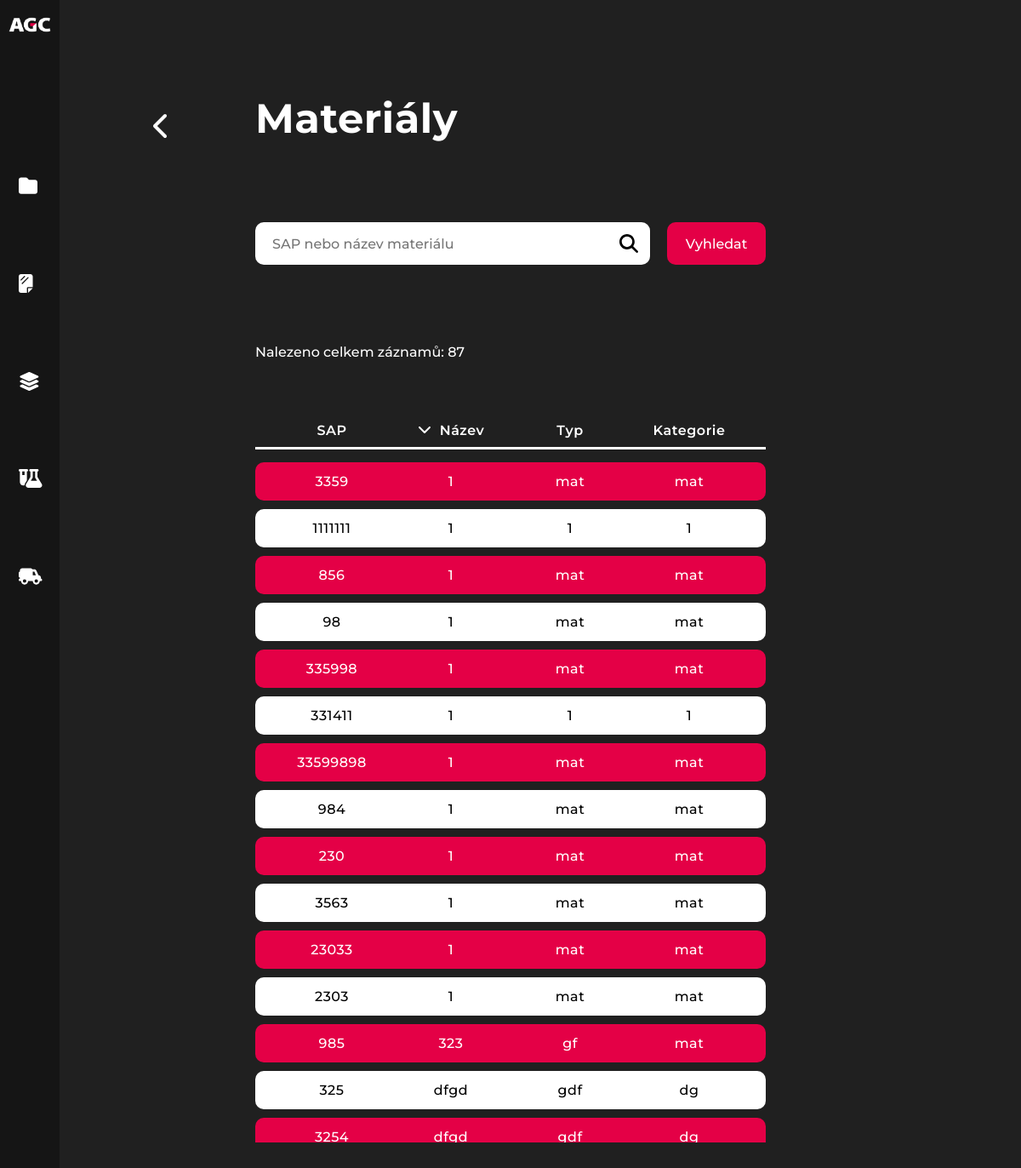
/nav/materials.php?orderby=MaterialName, run on the app's committed database.
### tables this page shows
CREATE TABLE `agc_Material` (
  `SAPNumber` int(11) NOT NULL,
  `MaterialName` varchar(64) DEFAULT NULL,
  `MaterialType` varchar(32) DEFAULT NULL,
  `MaterialCategory` varchar(32) DEFAULT NULL,
  `MaterialNote` mediumtext DEFAULT NULL,
  `SupplierIDFK` int(11) DEFAULT NULL
);

### nav/materials.php (the view, shortened to what this page needs)
<!DOCTYPE html>
<html lang="en">
<head>
    <link rel="stylesheet" href="../css/style.css">
</head>
<body>
    <header id="header">
        <nav>
            <div class="nav-wrapper">
                <div class="nav-logo" id="nav-logo">
                <?php
                        if(isset($_SESSION["login"]) && $_SESSION["login"] == true){
                            ?>
                            <a href="../login.php">
                                <img class="agc-logo" src="../images/agc-logo.png" alt="agc-automotiv-logo">
                                <img class="agc-motto" id="agc-motto" src="../images/agc-motto.png" alt="agc-automotiv-motto">
                            </a>
                            <?php
                        }
                        else{
                            ?>
                             <a href="../index.php">
                                <img class="agc-logo" src="../images/agc-logo.png" alt="agc-automotiv-logo">
                            </a>
                            <?php
                        }
                    ?>
                </div>
                <div class="nav-icons" id="nav-icons">
                    <a href="./projects.php">
                        <div class="nav-link">
                            <div class="nav-icon">
                                <svg xmlns="http://www.w3.org/2000/svg" height="1em" viewBox="0 0 512 512"><style>svg{fill:#ffffff}</style><path d="M64 480H448c35.3 0 64-28.7 64-64V160c0-35.3-28.7-64-64-64H288c-10.1 0-19.6-4.7-25.6-12.8L243.2 57.6C231.1 41.5 212.1 32 192 32H64C28.7 32 0 60.7 0 96V416c0 35.3 28.7 64 64 64z"/></svg>
                            </div>
                        </div>
                    </a>
                    <a href="./sheets.php">
                        <div class="nav-link">
                            <div class="nav-icon">
                            </div>
                        </div>
                    </a>
                    <a href="./materials.php">
                        <div class="nav-link">
                            <div class="nav-icon">
                            </div>
                        </div>
                    </a>
                    <a href="./components.php">
                        <div class="nav-link">
                            <div class="nav-icon">
                            </div>
                        </div>
                    </a>
                    <a href="./suppliers.php">
                        <div class="nav-link">
                            <div class="nav-icon">
                            </div>
                        </div>
                    </a>
                </div>
            </div>
        </nav>
    </header>
    <main>
        <div class="container">
            <a class="arrow-back-link" href="javascript:history.back()">
                <svg class="arrow-back" xmlns="http://www.w3.org/2000/svg" height="1em" viewBox="0 0 320 512"><style>svg{fill:#ffffff}</style><path d="M9.4 233.4c-12.5 12.5-12.5 32.8 0 45.3l192 192c12.5 12.5 32.8 12.5 45.3 0s12.5-32.8 0-45.3L77.3 256 246.6 86.6c12.5-12.5 12.5-32.8 0-45.3s-32.8-12.5-45.3 0l-192 192z"/></svg>
            </a>
            <div class="search-container">
                <div class="heading">
                    <h1>Materiály</h1>
                </div>
                <form action="#" method="get">
                    <div class="search-input">
                        <input type="text" id="search" name="search" placeholder="SAP nebo název materiálu">
                    </div>
                    <div class="search-btn">
                        <input type="submit" value="Vyhledat">
                    </div>
                </form>
                <div class="num-of-records">
                    <?php
                        function Connect(){
                            $servername = "spsrakovnik.tech";
                            $username = "acg";
                            $password = "ACGAutomotive";
                            $database = "acg";
                            $conn = new mysqli($servername, $username, $password, $database);
                            mysqli_set_charset($conn, "utf8");
                            return $conn;
                        }
                        $conn = Connect();
                        $recordsCount = 0;
                        $sql2 = "SELECT SAPNumber, MaterialName, MaterialType, MaterialCategory FROM `agc_Material` ORDER BY SAPNumber";
                        $result2 = mysqli_query($conn, $sql2);
                        if ($result2->num_rows > 0) {
                            while($row2 = mysqli_fetch_assoc($result2)) {
                                $recordsCount++;
                            }
                        }
                        else {
                        }
                    ?>
                    <p>Nalezeno celkem záznamů: <?php echo $recordsCount; ?></p>
                </div>
            </div>
            <div class="result-wrapper">
                <div class="parameters">
                    <?php
                        $orderby = "SAPNumber";
                        if (isset($_GET["orderby"])){
                            if (!empty($_GET["orderby"])){
                                if ($_GET["orderby"] == "MaterialName") $orderby = "MaterialName";
                            }
                        }
                    ?>
                    <div class="sort">
                        <p><a href="?orderby=SAPNumber">SAP</a></p>
                    </div>
                    <div class="sort">
                        <?php
                        if ($orderby == "MaterialName"){
                        ?>
                        <svg xmlns="http://www.w3.org/2000/svg" height="16" width="16" viewBox="0 0 512 512"><path fill="#ffffff" d="M233.4 406.6c12.5 12.5 32.8 12.5 45.3 0l192-192c12.5-12.5 12.5-32.8 0-45.3s-32.8-12.5-45.3 0L256 338.7 86.6 169.4c-12.5-12.5-32.8-12.5-45.3 0s-12.5 32.8 0 45.3l192 192z"/></svg>
                        <?php
                        }
                        ?>
                        <p><a href="?orderby=MaterialName">Název</a></p>
                    </div>
                    <div class="sort">
                        <p><a href="?orderby=MaterialType">Typ</a></p>
                    </div>
                    <div class="sort">
                        <p><a href="?orderby=MaterialCategory">Kategorie</a></p>
                    </div>
                </div>
                <div class="result" id="result">
                    <?php
                        if(isset($_GET["search"]) && !empty($_GET["search"])){
                            $conn = Connect();
                            $search = $_GET["search"];
                            $search = htmlentities(strip_tags(mysqli_real_escape_string($conn, $search)));
                            $sql = "SELECT SAPNumber, MaterialName, MaterialType, MaterialCategory FROM `agc_Material` WHERE SAPNumber LIKE '%$search%' OR MaterialName LIKE '%$search%' OR MaterialType LIKE '%$search%' OR MaterialCategory LIKE '%$search%' ORDER BY $orderby LIMIT 15";
                            $result = mysqli_query($conn, $sql);
                            if ($result->num_rows > 0) {
                                while($row = mysqli_fetch_assoc($result)) {
                                    $hint = "<a class=\"hint\" href=\"material_detail.php?SAPNumber=".$row["SAPNumber"]."\"><div class=\"results\"><p>".$row["SAPNumber"]."</p><p>".$row["MaterialName"]."</p><p>".$row["MaterialType"]."</p><p>".$row["MaterialCategory"]."</p></div></a>";
                                    echo $hint;
                                    $_SESSION["SAPNumber"] = $row["SAPNumber"];
                                }
                            }
                            else {
                                echo "Žádné výsledky pro ". $search;
                            }
                            mysqli_close($conn);
                        }
                        else{
                            $conn = Connect();
                            $sql = "SELECT SAPNumber, MaterialName, MaterialType, MaterialCategory FROM `agc_Material` ORDER BY $orderby LIMIT 15";
                            $result = mysqli_query($conn, $sql);
                            if ($result->num_rows > 0) {
                                while($row = mysqli_fetch_assoc($result)) {
                                    $hint = "<a class=\"hint\" href=\"material_detail.php?SAPNumber=".$row["SAPNumber"]."\"><div class=\"results\"><p>".$row["SAPNumber"]."</p><p>".$row["MaterialName"]."</p><p>".$row["MaterialType"]."</p><p>".$row["MaterialCategory"]."</p></div></a>";
                                    echo $hint;
                                }
                            }
                            else {
                                echo "Žádné výsledky.";
                            }
                        }
                    ?>
                </div>
            </div>
        </div>
    </main>
</body>
</html>

### css/setup.css (style rules this page uses)
* { margin: 0; padding: 0; box-sizing: border-box; font-family: 'Montserrat', sans-serif; }
:root { --darkGray: #151515; --gray: #202020; --blue: #33448D; --red: #E40046; --white: #fff; --black: #000; }
body { width: 100vw; height: 100vh; background: var(--gray); }

### css/nav.css (style rules this page uses)
header { position: absolute; width: 70px; height: 100vh; background: var(--darkGray); padding: 20px 10px; z-index: 1; transition: 0.4s; }
.agc-logo { width: 50px; }
nav { height: 100%; display: flex; flex-direction: column; justify-content: space-between; }
.nav-wrapper { height: 50%; display: flex; flex-direction: column; justify-content: space-between; }
.nav-wrapper a .nav-link, .nav-wrapper .nav-logo a { display: flex; align-items: center; }
.nav-icons { height: 80%; width: 250px; display: flex; flex-direction: column; justify-content: space-around; pointer-events: none; }
.nav-icon svg { font-size: 22px; }
.nav-icon { z-index: 1; }
.nav-link { display: flex; justify-content: space-between; }
.nav-icons a { text-decoration: none; position: relative; padding: 14px 12px; z-index: 1; }
.nav-icons a::before, .nav-link.logout::before { content: ""; bottom: 0%; left: 0%; position: absolute; height: 100%; width: 100%; background: linear-gradient(90deg, var(--blue) 0%, transparent 95%); transition: transform .3s ease-in; transform-origin: left; transform: scaleX(0); border-radius: 10px; }
.nav-logo a { width: 200px; justify-content: space-between; }
.nav-logo { pointer-events: none; }

### css/project/projects.css (style rules this page uses)
main { width: 100vw; height: 100vh; display: flex; flex-direction: column; justify-content: center; }
.container { width: 100%; height: 85%; display: flex; flex-direction: column; align-items: center; justify-content: space-between; }
.search-container, .result-wrapper { width: 50%; }
.search-container { height: 25%; display: flex; flex-direction: column; justify-content: space-between; }
.heading { font-size: 24px; color: var(--white); font-weight: 800; letter-spacing: 0.5px; }
.search-container form { display: flex; justify-content: space-between; gap: 20px; }
.search-container form .search-input { display: flex; align-items: center; width: 80%; position: relative; }
.search-container form .search-btn { width: 20%; }
.search-container form .search-input input { padding: 10px 20px; outline: none; border: none; border-radius: 10px; height: 50px; width: 100%; font-weight: 500; font-size: 16px; }
.search-container form .search-btn input { padding: 10px 20px; outline: none; border: none; border-radius: 10px; height: 50px; width: 100%; font-weight: 500; font-size: 16px; background: var(--red); color: var(--white); cursor: pointer; transition: .2s ease-in; }
.search-container form .search-input svg { position: absolute; fill: var(--black); right: 3%; font-size: 22px; }
.search-container .heading { display: flex; justify-content: space-between; align-items: center; }
.num-of-records p { font-size: 16px; font-weight: 500; color: var(--white); }
.result-wrapper { height: 70%; color: var(--white); }
.parameters { display: flex; justify-content: space-around; padding: 10px 20px; border-bottom: 3px solid var(--white); font-weight: 600; letter-spacing: 0.5px; }
.parameters p { width: 25%; text-align: center; }
.parameters .sort { display: flex; width: 25%; justify-content: center; }
.parameters .sort p { width: auto; }
.parameters .sort p a { text-decoration: none; color: var(--white); }
.parameters .sort svg { margin-right: 10px; }
.result { display: flex; flex-direction: column; gap: 10px; overflow-y: scroll; height: 93%; }
.results { display: flex; width: 100%; padding: 13px 20px; justify-content: space-around; align-items: center; }
.result { padding-top: 15px; }
.result .hint { text-decoration: none; border-radius: 10px; transition: .2s ease-in-out; }
.hint:nth-child(odd) { background: var(--red); color: var(--white); }
.hint:nth-child(even) { background: var(--white); color: var(--black); }
.results p { letter-spacing: 0.5px; text-align: center; width: 25%; font-weight: 500; }
.container .arrow-back-link { position: absolute; top: 9%; left: 15%; }
.container .arrow-back { font-size: 32px; transition: .2s ease-in; }

### nav/materials.php (style rules this page uses)
svg { fill:#ffffff }

### data on the page
agc_material: SAPNumber "3359", MaterialName "1", MaterialType "mat", MaterialCategory "mat"
agc_material: SAPNumber "1111111", MaterialName "1", MaterialType "1", MaterialCategory "1"
agc_material: SAPNumber "856", MaterialName "1", MaterialType "mat", MaterialCategory "mat"
agc_material: SAPNumber "98", MaterialName "1", MaterialType "mat", MaterialCategory "mat"
agc_material: SAPNumber "335998", MaterialName "1", MaterialType "mat", MaterialCategory "mat"
agc_material: SAPNumber "331411", MaterialName "1", MaterialType "1", MaterialCategory "1"
agc_material: SAPNumber "33599898", MaterialName "1", MaterialType "mat", MaterialCategory "mat"
agc_material: SAPNumber "984", MaterialName "1", MaterialType "mat", MaterialCategory "mat"
agc_material: SAPNumber "230", MaterialName "1", MaterialType "mat", MaterialCategory "mat"
agc_material: SAPNumber "3563", MaterialName "1", MaterialType "mat", MaterialCategory "mat"
agc_material: SAPNumber "23033", MaterialName "1", MaterialType "mat", MaterialCategory "mat"
agc_material: SAPNumber "2303", MaterialName "1", MaterialType "mat", MaterialCategory "mat"
agc_material: SAPNumber "985", MaterialName "323", MaterialType "gf", MaterialCategory "mat"
agc_material: SAPNumber "325", MaterialName "dfgd", MaterialType "gdf", MaterialCategory "dg"
agc_material: SAPNumber "3254", MaterialName "dfgd", MaterialType "gdf", MaterialCategory "dg"

### other printed values
$recordsCount "87"
